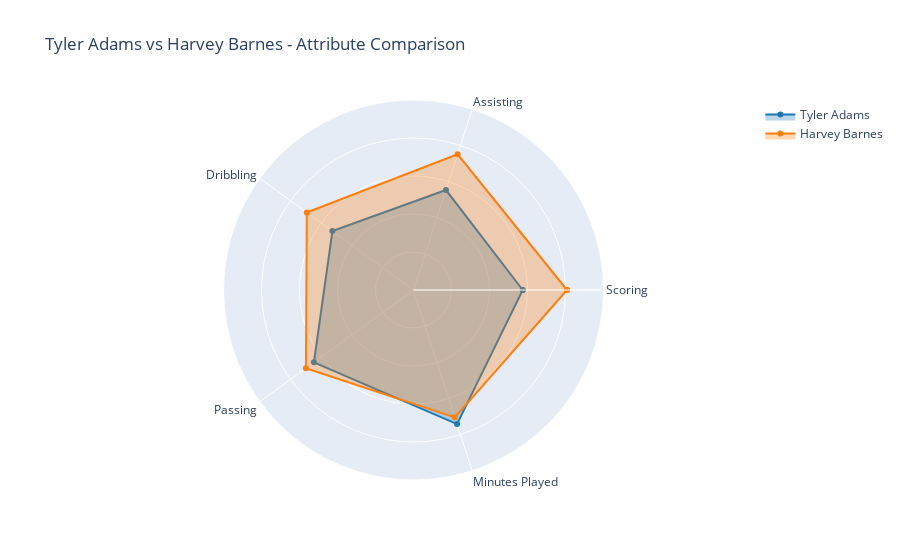

Source (notebook cell):
### Code cell
import plotly.graph_objects as go

player1 = 'Tyler Adams'
player2 = 'Harvey Barnes'

metrics = ["Scoring", "Assisting", "Dribbling", "Passing", "Minutes Played"]

row1 = df_normalized[df_normalized['Player'] == player1].iloc[0]
row2 = df_normalized[df_normalized['Player'] == player2].iloc[0]

values1 = [row1[m] for m in metrics] + [row1[metrics[0]]]  # Loop closure
values2 = [row2[m] for m in metrics] + [row2[metrics[0]]]  # Loop closure
metrics += [metrics[0]]  # Loop closure for labels

fig = go.Figure()

# Player 1
fig.add_trace(go.Scatterpolar(
    r=values1,
    theta=metrics,
    fill='toself',
    name=player1,
    fillcolor='rgba(31, 119, 180, 0.3)',  # Blue with 30% opacity
    line=dict(color='rgba(31, 119, 180, 1)') 
))

# Player 2
fig.add_trace(go.Scatterpolar(
    r=values2,
    theta=metrics,
    fill='toself',
    name=player2,
    fillcolor='rgba(255, 127, 14, 0.3)',  # Orange with 30% opacity
    line=dict(color='rgba(255, 127, 14, 1)')
))

# Layout
fig.update_layout(
    polar=dict(
        radialaxis=dict(
            visible=True,
            range=[0, 1],
            showticklabels=False
        )),
    showlegend=True,
    title=f"{player1} vs {player2} - Attribute Comparison"
)

fig.show()

### Figure 1 — Plotly figure (JSON) as saved in the notebook; plotly's stock layout.template omitted (floating-point values rounded to 4 significant figures)
{"data": [{"fill": "toself", "fillcolor": "rgba(31, 119, 180, 0.3)", "line": {"color": "rgba(31, 119, 180, 1)"}, "name": "Tyler Adams", "r": [0.5749, 0.5533, 0.5275, 0.6478, 0.7419, 0.5749], "theta": ["Scoring", "Assisting", "Dribbling", "Passing", "Minutes Played", "Scoring"], "type": "scatterpolar"}, {"fill": "toself", "fillcolor": "rgba(255, 127, 14, 0.3)", "line": {"color": "rgba(255, 127, 14, 1)"}, "name": "Harvey Barnes", "r": [0.8078, 0.751, 0.6942, 0.7, 0.7048, 0.8078], "theta": ["Scoring", "Assisting", "Dribbling", "Passing", "Minutes Played", "Scoring"], "type": "scatterpolar"}], "layout": {"polar": {"radialaxis": {"range": [0, 1], "showticklabels": false, "visible": true}}, "showlegend": true, "title": {"text": "Tyler Adams vs Harvey Barnes - Attribute Comparison"}}}
